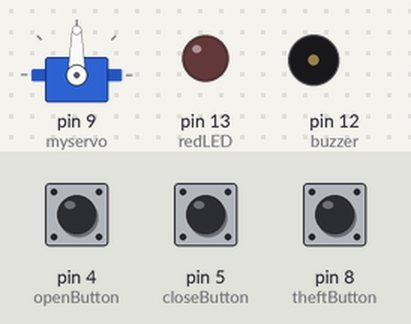
Simulated run of this sketch. Board: Arduino Uno, built with avr-gcc and run on an emulated ATmega328P. On the bench: servo, output pins drawn as LEDs (lit = HIGH), buzzer (waves = sounding, pin HIGH). The inputs (shaded band) are chosen by the test bench; at power-on: pin 8 (theftButton) HIGH, pin 4 (openButton) HIGH, pin 5 (closeButton) HIGH.

Above: at 1.2 s.
1.3 s: pin 8 (theftButton) pulled LOW for 0.15 s
At 3.0 s:
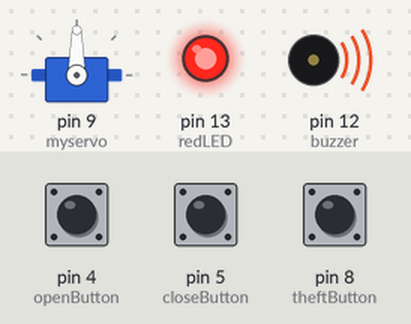
Timing chart, 0 to 10.3 s (numbered marks = the images above; inputs shaded):
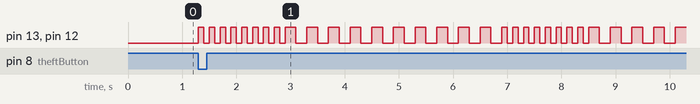

Measured:
- after the input at 1.3 s, pin 13 (redLED), pin 12 (buzzer): goes 8 × (HIGH 0.10 s, LOW 0.10 s), 10 × (HIGH 0.20 s, LOW 0.20 s), 8 × (HIGH 0.10 s, LOW 0.10 s), 4 × (HIGH 0.20 s, LOW 0.20 s), then HIGH, starting at once

The sketch:

outputs.ino
```cpp
#include <Servo.h>

// Inputs -- Uncomment the appropriate section depending on which device we are using
int openButton = 4; //for arduino
int closeButton = 5; //for arduino
int theftButton = 8; //for arduino

//int openButton = 6; //for 328p
//int closeButton = 11; //for 328p
//int theftButton = 14; //for 328p

//int openButton = 25; //for 32u4
//int closeButton = 31; //for 32u4
//int theftButton = 28; //for 32u4


// Outputs -- Uncomment the appropriate section depending on which device we are using

int buzzer = 12; //for arduino
int redLED = 13; //for arduino

//int buzzer = 18; //for 328p
//int redLED = 19; //for 328p

//int buzzer = 26; //for 32u4
//int redLED = 32; //for 32u4

Servo myservo;
int closePosition = 0; //CHANGE ME
int openPosition = 180; //CHANGE ME

void setup() {
  pinMode(openButton, INPUT_PULLUP);
  pinMode(closeButton, INPUT_PULLUP);
  pinMode(theftButton, INPUT_PULLUP);

  pinMode(buzzer, OUTPUT);
  pinMode(redLED, OUTPUT);
  myservo.attach(9);  // attaches the servo on pin 9 to the servo object
}

void loop() {
  if (digitalRead(openButton) == LOW) {
    myservo.write(openPosition);
  }
  if (digitalRead(closeButton) == LOW) {
    myservo.write(closePosition);
  }
  if (digitalRead(theftButton) == LOW) {
    unsigned char i;
    while(1){
      for(i=0;i<8;i++){
        digitalWrite(buzzer, HIGH);
        digitalWrite(redLED, HIGH);
        delay(100);
        digitalWrite(buzzer, LOW);
        digitalWrite(redLED, LOW);
        delay(100);
      }
      for(i=0;i<10;i++){
        digitalWrite(buzzer, HIGH);
        digitalWrite(redLED, HIGH);
        delay(200);
        digitalWrite(buzzer, LOW);
        digitalWrite(redLED, LOW);
        delay(200);
      }
    }
  }
}
```
